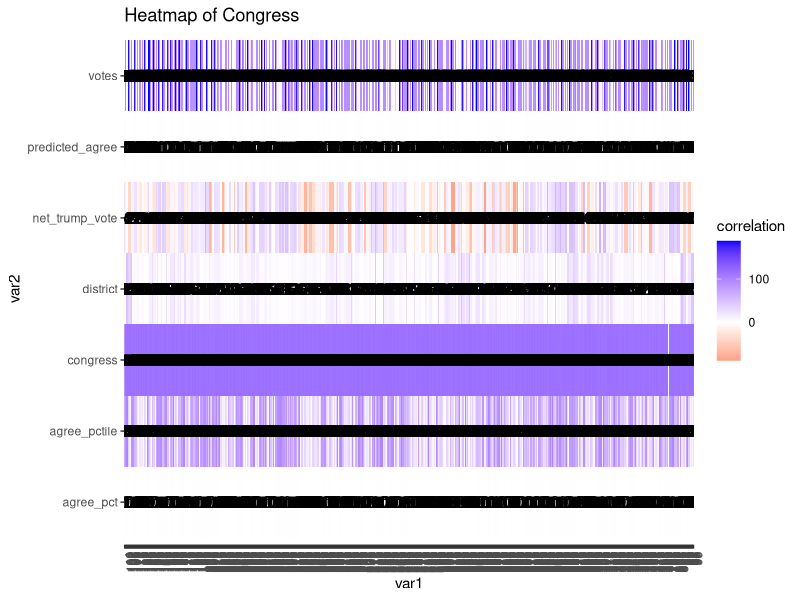
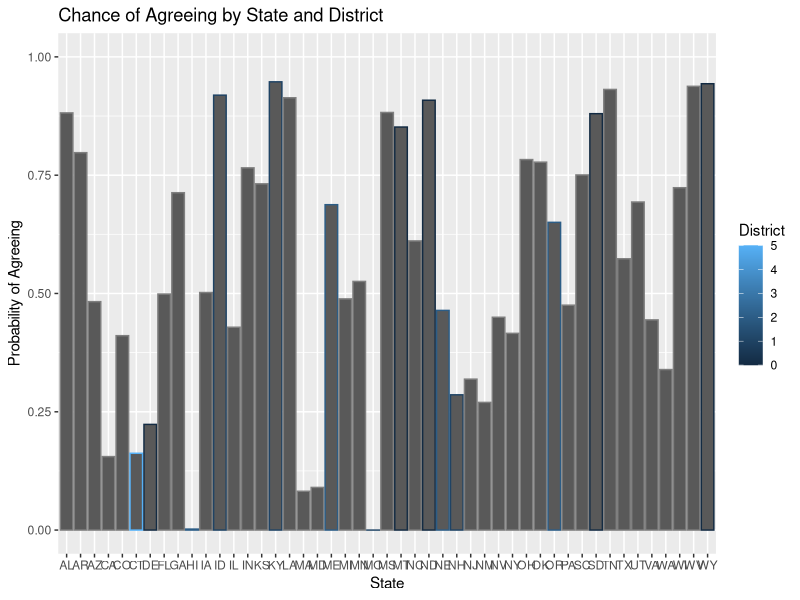
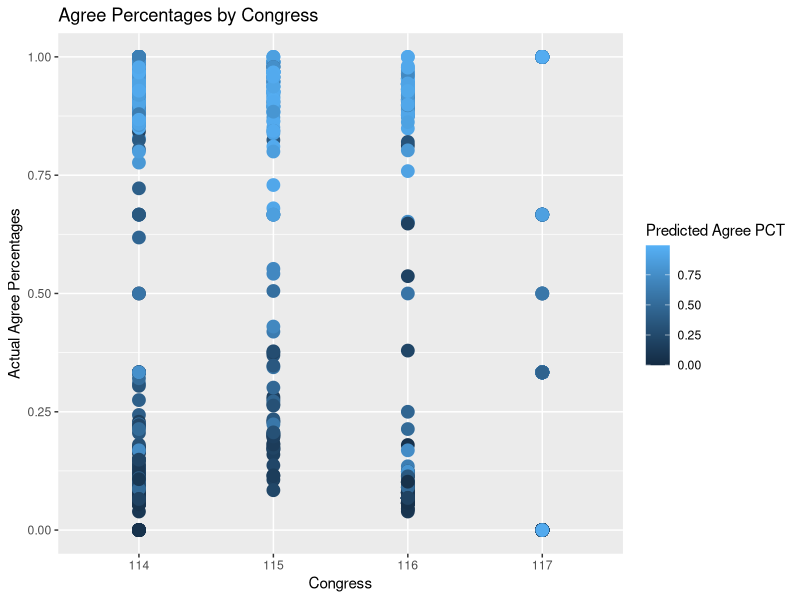
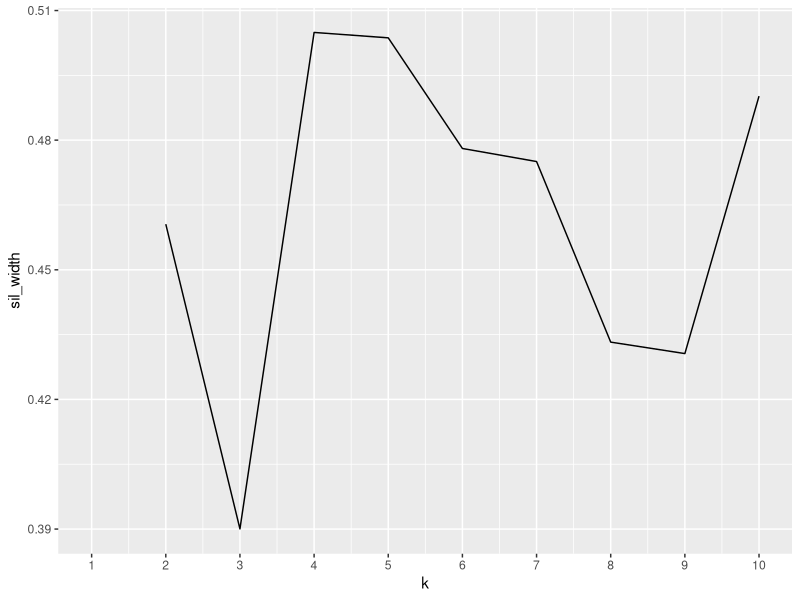
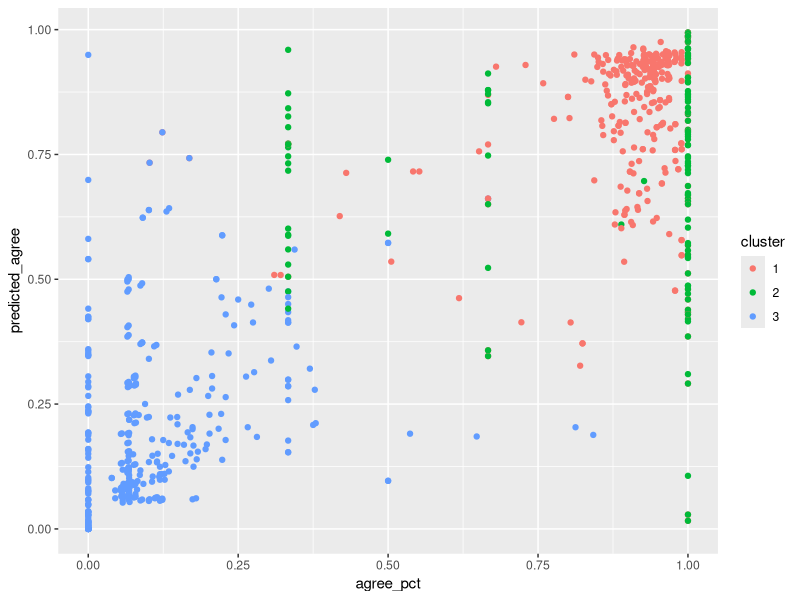

The R script that drew these images, in order:
## ---- chunk 1
knitr::opts_chunk$set(echo = TRUE, eval = TRUE, fig.align = "center", 
    warning = F, message = F, tidy = TRUE, tidy.opts = list(width.cutoff = 60), 
    R.options = list(max.print = 100))
## ---- chunk 2
library(tidyverse)
getwd()
ct <- read_csv("congress-terms.csv")
ctsa <- read_csv("congress-trump-score-averages.csv")

ct %>% glimpse()

ctsa %>% glimpse()

cttotal <- anti_join(ctsa,ct, by= "bioguide")
## ---- chunk 3
cttotal <- cttotal %>% mutate(party = str_replace(party, "\\bD\\b", "Democrat"))

cttotal <- cttotal %>% mutate(party = str_replace(party, "\\bR\\b", "Republican"))

cttotal <- cttotal %>% mutate(party = str_replace(party, "\\bL\\b", "Libertarian"))

cttotal <- cttotal %>% mutate(congress = str_replace(congress, "\\b0\\b", "114"))

cttotal <- cttotal %>% mutate(`agree_pctile` = ntile(agree_pct,100))

cttotal <- cttotal %>% filter(chamber=="house")

cttotal <- cttotal %>% group_by(party) %>% filter(n()>1)

cttotal <- cttotal %>% arrange(last_name) %>% arrange(state)

cttotal <- cttotal %>% select(last_name, chamber, everything()) %>% select(-bioguide)

cttotal %>% group_by(party,agree_pct) %>% summarize(count=n()) %>% summarize(n_distinct(count)) %>%  table()

mean(as.numeric(cttotal$votes))
mean(as.numeric(cttotal$agree_pct))
mean(as.numeric(cttotal$predicted_agree))
mean(as.numeric(cttotal$net_trump_vote))

sd(as.numeric(cttotal$votes))
sd(as.numeric(cttotal$agree_pct))
sd(as.numeric(cttotal$predicted_agree))
sd(as.numeric(cttotal$net_trump_vote))

var(as.numeric(cttotal$votes))
var(as.numeric(cttotal$agree_pct))
var(as.numeric(cttotal$predicted_agree))
var(as.numeric(cttotal$net_trump_vote))

quantile(as.numeric(cttotal$votes))
quantile(as.numeric(cttotal$agree_pct))
quantile(as.numeric(cttotal$predicted_agree))
quantile(as.numeric(cttotal$net_trump_vote))

min(as.numeric(cttotal$votes))
min(as.numeric(cttotal$agree_pct))
min(as.numeric(cttotal$predicted_agree))
min(as.numeric(cttotal$net_trump_vote))

max(as.numeric(cttotal$votes))
max(as.numeric(cttotal$agree_pct))
max(as.numeric(cttotal$predicted_agree))
max(as.numeric(cttotal$net_trump_vote))

n_distinct(as.numeric(cttotal$votes))
n_distinct(as.numeric(cttotal$agree_pct))
n_distinct(as.numeric(cttotal$predicted_agree))
n_distinct(as.numeric(cttotal$net_trump_vote))


cttotal %>% group_by(party) %>% summarize(quantile_votes=quantile(votes, na.rm=T),min_votes=min(votes, na.rm=T),max_votes=max(votes, na.rm=T),n_distinct_votes=n_distinct(votes, na.rm=T))

cttotal %>% group_by(congress) %>% summarize(mean_agreepct=mean(agree_pct,na.rm=T), sd_agreepct=sd(agree_pct, na.rm=T),var_agreepct=var(agree_pct, na.rm=T))

cttotal %>% group_by(state) %>% summarize(mean_pa=mean(predicted_agree,na.rm=T), sd_pa=sd(predicted_agree, na.rm=T),quantile_pa=quantile(predicted_agree, na.rm=T)) 

## ---- chunk 4
library(ggplot2)

cttotal2 <- as.data.frame(apply(cttotal, 2, as.numeric))

ctmat <- cttotal2 %>%
  mutate(across(1:6, as.character)) %>% select_if(is.numeric) %>% cor(use="pair")

tidyct <- cttotal2 %>% as.data.frame %>% rownames_to_column("var1") %>%
pivot_longer(-1,names_to="var2",values_to="correlation")

tidyct <- tidyct %>% na.omit()

tidyct%>%ggplot(aes(var1,var2,fill=correlation))+
geom_tile()+
scale_fill_gradient2(low="red",mid="white",high="blue")+ 
geom_text(aes(label=round(correlation,)),color = "black", size = 4 )+ 
theme(axis.text.x = element_text(angle = 90, hjust=1)) + ggtitle("Heatmap of Congress")

ggplot(cttotal, aes(x = state))+
geom_bar(aes(y=predicted_agree, color= district), stat="summary", fun=mean) + scale_y_continuous(lim=c(0,1)) + xlab("State") +ylab("Probability of Agreeing") + ggtitle("Chance of Agreeing by State and District") + scale_color_continuous(name = "District") 

ggplot(data = cttotal, aes(x = congress, y = agree_pct)) +
geom_point(size=4, aes(color = predicted_agree)) + xlab("Congress") +ylab("Actual Agree Percentages") + ggtitle("Agree Percentages by Congress") +  scale_color_continuous(name = "Predicted Agree PCT") 


## ---- chunk 5
cttotal <- cttotal %>% pivot_longer(cols=c("agree_pct","predicted_agree"), names_to="Location", values_to="Values")

cttotal <- cttotal%>%
  pivot_wider(names_from="Location",values_from="Values")
## ---- chunk 6
library(cluster)

cttotal%>%ungroup()%>%mutate(gmeanSL=mean(agree_pct),gmeanPW=mean(predicted_agree))%>%
group_by(gmeanPW,gmeanSL, party)%>%
summarize(meanSL=mean(agree_pct), meanPW=mean(predicted_agree),
WSS=sum((agree_pct-meanSL)^2+(predicted_agree-meanPW)^2),
BSS=sum((meanSL-gmeanSL)^2+(meanPW-gmeanPW)^2))%>%ungroup()%>%
summarize(BSS=sum(BSS),WSS=sum(WSS))

cttotal_num <- cttotal2 %>% scale()

kmeans1 <- kmeans(cttotal2[!is.na(cttotal2)], 3)
kmeans1

cttotal2 <- cttotal2 %>%select(-chamber,-last_name,-party,-state)

library(cluster)
sil_width<-vector()
for(i in 2:10){
kms <- kmeans(cttotal2,centers=i) 
sil <- silhouette(kms$cluster,dist(cttotal2)) 
sil_width[i]<-mean(sil[,3])
}
ggplot()+geom_line(aes(x=1:10,y=sil_width))+scale_x_continuous(name="k",breaks=1:10)

pam2 <- cttotal2 %>% scale %>% pam(3)
pam2

round(sum(diag(as.matrix(ctmat[,1:5])))/sum(ctmat[,1:5]),4)

pam2$silinfo$avg.width

cttotal2%>%slice(pam2$id.med)

pamclust<-cttotal2 %>% mutate(cluster=as.factor(pam2$clustering))

pamclust %>% ggplot(aes(agree_pct,predicted_agree,color=cluster)) + geom_point()
